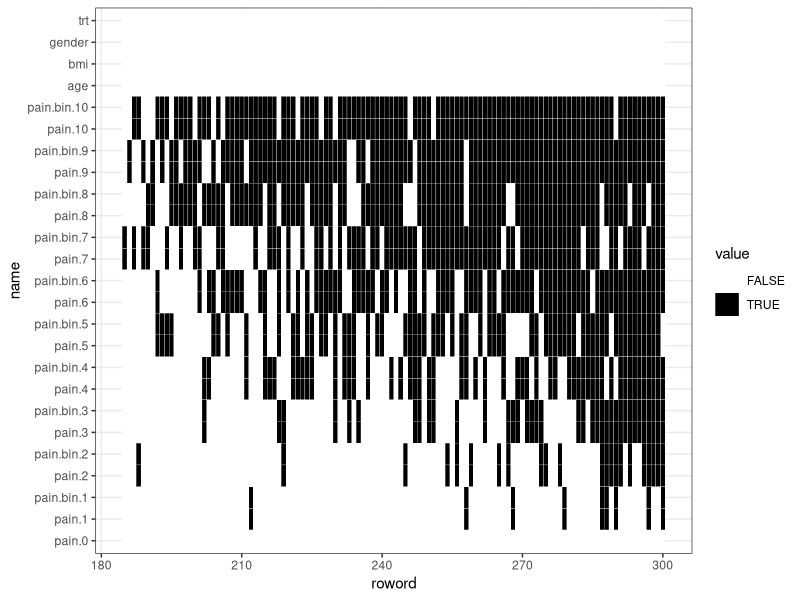

R code for this plot:
library(tidyr)
library(dplyr)
library(ggplot2)

#missme <- read.csv('https://raw.githubusercontent.com/VIS-SIG/Wonderful-Wednesdays/master/data/2021/2021-02-10/missing_data.csv')
#write.csv(missme, file = "Data/2021-02-10_missme.csv", row.names = FALSE)

missme <- read.csv("Data/2021-02-10_missme.csv")

glimpse(missme)


apply(missme, 2, function(x) sum(is.na(x)))

#missme$NAs <- apply(missme, 1, function(x) sum(is.na(x)))
#missme$row <- 1:nrow(missme)


rowna <- apply(missme, 2, is.na) %>% 
    as.data.frame()
rowna$NAs <- apply(rowna, 1, sum)
rowna$row <- 1:nrow(rowna)
rowna <- rowna %>% 
    pivot_longer(cols = !c("row", "NAs")) 
roworder <- rowna %>% 
    group_by(row) %>% 
    summarise(total = sum(value), .groups = "drop") %>% 
    mutate(roword = rank(total, ties.method = "first"))
roworder

myvars <- unique(rowna$name)
dots <- myvars[grepl(x = myvars, pattern = "\\.")]
nodots <- myvars[!grepl(x = myvars, pattern = "\\.")]

dotord <- strsplit(dots, "\\.") %>% 
    sapply(function(x) x[length(x)]) %>% 
    as.numeric() %>% 
    order()
dots <- dots[dotord]

varorder <- c(dots, nodots)
varorder


rowna %>% 
    left_join(roworder, by = "row") %>% 
    filter(NAs > 0) %>% 
    mutate(name = factor(name, levels = varorder, ordered = TRUE)) %>% 
    ggplot() + 
        aes(y = name, x = roword, fill = value, colour) + 
        geom_tile(colour = "white") +
        scale_fill_manual(values = c("white", "black")) +
        theme_bw()
